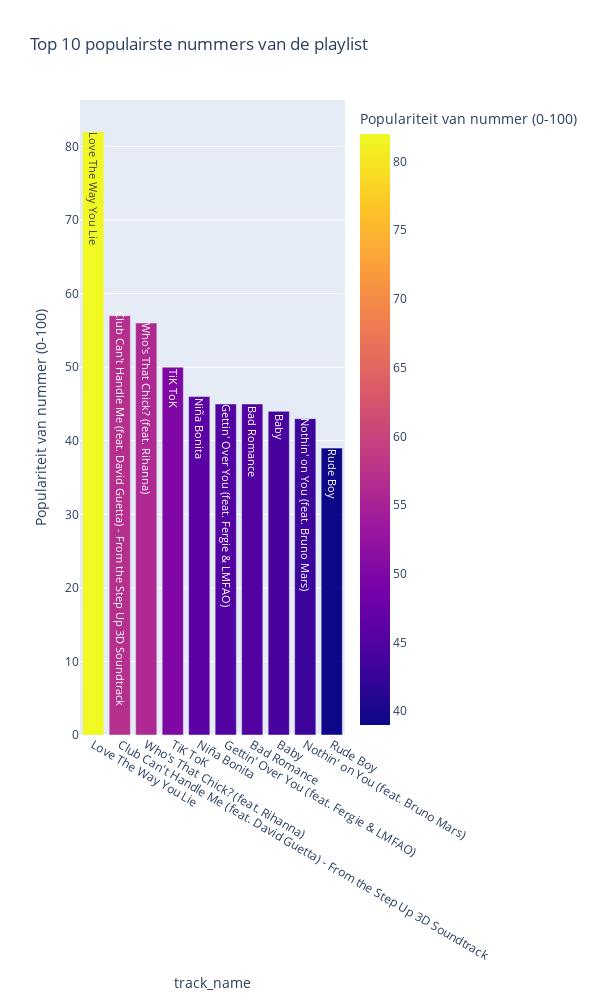

The code cell stored with this chart in its notebook:
### Code cell
#Hier zijn de top 10 nummers op basis van populariteit te zien. 
topTen = df.sort_values(by='track_pop', ascending=False).iloc[:10]
fig2 = px.bar(topTen, x="track_name",
              y="track_pop",
              color="track_pop",
              text="track_name",
              labels={'track_pop':'Populariteit van nummer (0-100)': "track_name":"Naam van het nummer"},
              title="Top 10 populairste nummers van de playlist",
              width=850,
              height=850)

fig2.update_layout(yaxis={'categoryorder':'category ascending'})

### Figure 1 — Plotly figure (JSON) as saved in the notebook; plotly's stock layout.template omitted (floating-point values rounded to 4 significant figures)
{"data": [{"alignmentgroup": "True", "hovertemplate": "track_name=%{text}<br>Populariteit van nummer (0-100)=%{marker.color}<extra></extra>", "legendgroup": "", "marker": {"color": [82, 57, 56, 50, 46, 45, 45, 44, 43, 39], "coloraxis": "coloraxis", "pattern": {"shape": ""}}, "name": "", "offsetgroup": "", "orientation": "v", "showlegend": false, "text": ["Love The Way You Lie", "Club Can't Handle Me (feat. David Guetta) - From the Step Up 3D Soundtrack", "Who's That Chick? (feat. Rihanna)", "TiK ToK", "Niña Bonita", "Gettin' Over You (feat. Fergie & LMFAO)", "Bad Romance", "Baby", "Nothin' on You (feat. Bruno Mars)", "Rude Boy"], "textposition": "auto", "type": "bar", "x": ["Love The Way You Lie", "Club Can't Handle Me (feat. David Guetta) - From the Step Up 3D Soundtrack", "Who's That Chick? (feat. Rihanna)", "TiK ToK", "Niña Bonita", "Gettin' Over You (feat. Fergie & LMFAO)", "Bad Romance", "Baby", "Nothin' on You (feat. Bruno Mars)", "Rude Boy"], "xaxis": "x", "y": [82, 57, 56, 50, 46, 45, 45, 44, 43, 39], "yaxis": "y"}], "layout": {"barmode": "relative", "coloraxis": {"colorbar": {"title": {"text": "Populariteit van nummer (0-100)"}}, "colorscale": [[0, "#0d0887"], [0.1111, "#46039f"], [0.2222, "#7201a8"], [0.3333, "#9c179e"], [0.4444, "#bd3786"], [0.5556, "#d8576b"], [0.6667, "#ed7953"], [0.7778, "#fb9f3a"], [0.8889, "#fdca26"], [1, "#f0f921"]]}, "height": 1000, "legend": {"tracegroupgap": 0}, "title": {"text": "Top 10 populairste nummers van de playlist"}, "width": 600, "xaxis": {"anchor": "y", "domain": [0, 1], "title": {"text": "track_name"}}, "yaxis": {"anchor": "x", "categoryorder": "category ascending", "domain": [0, 1], "title": {"text": "Populariteit van nummer (0-100)"}}}}
